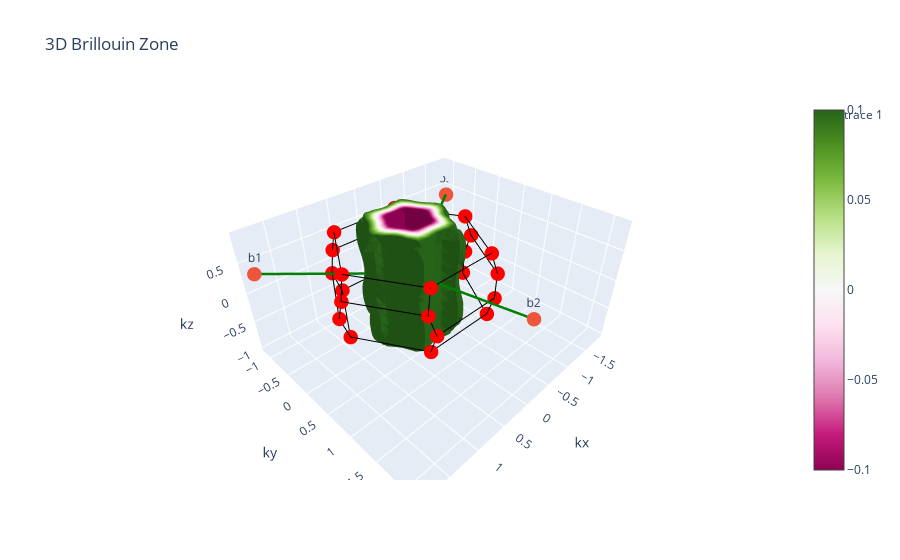

Notebook cell for this chart:
### Code cell
vv = bs_cart_grid.flatten()

fig = go.Figure()

fig = go.Figure(data=go.Isosurface(
    x=kx_cryst,
    y=ky_cryst,
    z=kz_cryst,
    value=vv,
    isomin=-0.1,
    isomax=0.1,
    # surface_count=5, # number of isosurfaces, 2 by default: only min and max
    caps=dict(x_show=False, y_show=False)
    ))


fig.add_trace(go.Scatter3d(
    x=[0, b1[0], b2[0], b3[0]],
    y=[0, b1[1], b2[1], b3[1]],
    z=[0, b1[2], b2[2], b3[2]],
    mode='markers+text',
    marker=dict(size=5),
    text=['Origin', 'b1', 'b2', 'b3'],
    textposition='top center'
))

# Add arrows for each basis vector
for b in [b1, b2, b3]:
    fig.add_trace(go.Scatter3d(
        x=[0, b[0]],
        y=[0, b[1]],
        z=[0, b[2]],
        mode='lines',
        line=dict(color='green', width=5),
        showlegend=False
    ))

vertices, ridges, _ = get_brillouin_zone_3d(calc.bcell/ (2. * np.pi / acell))

# Plot vertices
fig.add_trace(go.Scatter3d(
    x=vertices[:, 0], y=vertices[:, 1], z=vertices[:, 2],
    mode='markers',
    marker=dict(size=5, color='red'),
    name='Vertices',
    showlegend=False
))

# Plot edges
for ridge in ridges:
    # points = vertices[ridge]

    fig.add_trace(go.Scatter3d(
        x=ridge[:, 0], y=ridge[:, 1], z=ridge[:, 2],
        mode='lines',
        line=dict(color='black', width=2),
        name='Edges',
    showlegend=False
    ))

# Show figure
fig.update_layout(
    title='3D Brillouin Zone',
    scene=dict(
        xaxis_title='kx',
        yaxis_title='ky',
        zaxis_title='kz'
    )
)

fig.show()

### Figure 1 — Plotly figure (JSON) as saved in the notebook; plotly's stock layout.template omitted (floating-point values rounded to 4 significant figures; data arrays with more than 128 entries replaced by an {"elided": "..."} marker saying what was removed)
{"data": [{"caps": {"x": {"show": false}, "y": {"show": false}}, "isomax": 0.1, "isomin": -0.1, "type": "isosurface", "value": {"elided": "8000 float values"}, "x": {"elided": "8000 float values"}, "y": {"elided": "8000 float values"}, "z": {"elided": "8000 float values"}}, {"marker": {"size": 5}, "mode": "markers+text", "text": ["Origin", "b1", "b2", "b3"], "textposition": "top center", "type": "scatter3d", "x": [0, 1.856, 0, -1.856], "y": [0, -1.072, 2.144, -1.072], "z": [0, 0.3507, 0.3507, 0.3507]}, {"line": {"color": "green", "width": 5}, "mode": "lines", "showlegend": false, "type": "scatter3d", "x": [0, 1.856], "y": [0, -1.072], "z": [0, 0.3507]}, {"line": {"color": "green", "width": 5}, "mode": "lines", "showlegend": false, "type": "scatter3d", "x": [0, 0], "y": [0, 2.144], "z": [0, 0.3507]}, {"line": {"color": "green", "width": 5}, "mode": "lines", "showlegend": false, "type": "scatter3d", "x": [0, -1.856], "y": [0, -1.072], "z": [0, 0.3507]}, {"marker": {"color": "red", "size": 5}, "mode": "markers", "name": "Vertices", "showlegend": false, "type": "scatter3d", "x": [1.171, 1.271, 1.171, 1.271, 0.5857, 0.6851, 0.5857, 0.5857, 0.5857, 0.5857, 0.5857, 0.6851, -0.5857, -0.6851, -0.5857, -0.5857, -0.5857, -0.5857, -0.5857, -0.6851, -1.171, -1.271, -1.171, -1.271], "y": [2.651e-17, 0.05738, -2.651e-17, -0.05738, 1.014, 1.072, 1.014, 1.129, -1.014, -1.129, -1.014, -1.072, 1.014, 1.072, 1.014, 1.129, -1.014, -1.129, -1.014, -1.072, 2.651e-17, 0.05738, -2.651e-17, -0.05738], "z": [0.5261, 0.1754, -0.5261, -0.1754, 0.5261, 0.1754, -0.5261, -0.1754, 0.5261, 0.1754, -0.5261, -0.1754, 0.5261, 0.1754, -0.5261, -0.1754, 0.5261, 0.1754, -0.5261, -0.1754, 0.5261, 0.1754, -0.5261, -0.1754]}, {"line": {"color": "black", "width": 2}, "mode": "lines", "name": "Edges", "showlegend": false, "type": "scatter3d", "x": [1.171, 0.5857, 0.6851, 1.271, 1.171], "y": [2.651e-17, 1.014, 1.072, 0.05738, 2.651e-17], "z": [0.5261, 0.5261, 0.1754, 0.1754, 0.5261]}, {"line": {"color": "black", "width": 2}, "mode": "lines", "name": "Edges", "showlegend": false, "type": "scatter3d", "x": [1.171, 0.5857, 0.5857, 0.6851, 1.271, 1.271, 1.171], "y": [2.651e-17, -1.014, -1.129, -1.072, -0.05738, 0.05738, 2.651e-17], "z": [0.5261, 0.5261, 0.1754, -0.1754, -0.1754, 0.1754, 0.5261]}, {"line": {"color": "black", "width": 2}, "mode": "lines", "name": "Edges", "showlegend": false, "type": "scatter3d", "x": [1.171, 0.5857, -0.5857, -1.171, -0.5857, 0.5857, 1.171], "y": [2.651e-17, -1.014, -1.014, 2.651e-17, 1.014, 1.014, 2.651e-17], "z": [0.5261, 0.5261, 0.5261, 0.5261, 0.5261, 0.5261, 0.5261]}, {"line": {"color": "black", "width": 2}, "mode": "lines", "name": "Edges", "showlegend": false, "type": "scatter3d", "x": [1.271, 1.271, 1.171, 0.5857, 0.5857, 0.6851, 1.271], "y": [0.05738, -0.05738, -2.651e-17, 1.014, 1.129, 1.072, 0.05738], "z": [0.1754, -0.1754, -0.5261, -0.5261, -0.1754, 0.1754, 0.1754]}, {"line": {"color": "black", "width": 2}, "mode": "lines", "name": "Edges", "showlegend": false, "type": "scatter3d", "x": [1.171, 0.5857, 0.6851, 1.271, 1.171], "y": [-2.651e-17, -1.014, -1.072, -0.05738, -2.651e-17], "z": [-0.5261, -0.5261, -0.1754, -0.1754, -0.5261]}, {"line": {"color": "black", "width": 2}, "mode": "lines", "name": "Edges", "showlegend": false, "type": "scatter3d", "x": [1.171, 0.5857, -0.5857, -1.171, -0.5857, 0.5857, 1.171], "y": [-2.651e-17, 1.014, 1.014, -2.651e-17, -1.014, -1.014, -2.651e-17], "z": [-0.5261, -0.5261, -0.5261, -0.5261, -0.5261, -0.5261, -0.5261]}, {"line": {"color": "black", "width": 2}, "mode": "lines", "name": "Edges", "showlegend": false, "type": "scatter3d", "x": [0.5857, -0.5857, -0.6851, -0.5857, 0.5857, 0.6851, 0.5857], "y": [1.014, 1.014, 1.072, 1.129, 1.129, 1.072, 1.014], "z": [0.5261, 0.5261, 0.1754, -0.1754, -0.1754, 0.1754, 0.5261]}, {"line": {"color": "black", "width": 2}, "mode": "lines", "name": "Edges", "showlegend": false, "type": "scatter3d", "x": [0.5857, -0.5857, -0.5857, 0.5857, 0.5857], "y": [1.014, 1.014, 1.129, 1.129, 1.014], "z": [-0.5261, -0.5261, -0.1754, -0.1754, -0.5261]}, {"line": {"color": "black", "width": 2}, "mode": "lines", "name": "Edges", "showlegend": false, "type": "scatter3d", "x": [0.5857, -0.5857, -0.5857, 0.5857, 0.5857], "y": [-1.014, -1.014, -1.129, -1.129, -1.014], "z": [0.5261, 0.5261, 0.1754, 0.1754, 0.5261]}, {"line": {"color": "black", "width": 2}, "mode": "lines", "name": "Edges", "showlegend": false, "type": "scatter3d", "x": [0.5857, 0.6851, 0.5857, -0.5857, -0.6851, -0.5857, 0.5857], "y": [-1.129, -1.072, -1.014, -1.014, -1.072, -1.129, -1.129], "z": [0.1754, -0.1754, -0.5261, -0.5261, -0.1754, 0.1754, 0.1754]}, {"line": {"color": "black", "width": 2}, "mode": "lines", "name": "Edges", "showlegend": false, "type": "scatter3d", "x": [-0.5857, -1.171, -1.271, -0.6851, -0.5857], "y": [1.014, 2.651e-17, 0.05738, 1.072, 1.014], "z": [0.5261, 0.5261, 0.1754, 0.1754, 0.5261]}, {"line": {"color": "black", "width": 2}, "mode": "lines", "name": "Edges", "showlegend": false, "type": "scatter3d", "x": [-0.6851, -0.5857, -0.5857, -1.171, -1.271, -1.271, -0.6851], "y": [1.072, 1.129, 1.014, -2.651e-17, -0.05738, 0.05738, 1.072], "z": [0.1754, -0.1754, -0.5261, -0.5261, -0.1754, 0.1754, 0.1754]}, {"line": {"color": "black", "width": 2}, "mode": "lines", "name": "Edges", "showlegend": false, "type": "scatter3d", "x": [-0.5857, -1.171, -1.271, -1.271, -0.6851, -0.5857, -0.5857], "y": [-1.014, 2.651e-17, 0.05738, -0.05738, -1.072, -1.129, -1.014], "z": [0.5261, 0.5261, 0.1754, -0.1754, -0.1754, 0.1754, 0.5261]}, {"line": {"color": "black", "width": 2}, "mode": "lines", "name": "Edges", "showlegend": false, "type": "scatter3d", "x": [-0.5857, -1.171, -1.271, -0.6851, -0.5857], "y": [-1.014, -2.651e-17, -0.05738, -1.072, -1.014], "z": [-0.5261, -0.5261, -0.1754, -0.1754, -0.5261]}], "layout": {"scene": {"xaxis": {"title": {"text": "kx"}}, "yaxis": {"title": {"text": "ky"}}, "zaxis": {"title": {"text": "kz"}}}, "title": {"text": "3D Brillouin Zone"}}}
